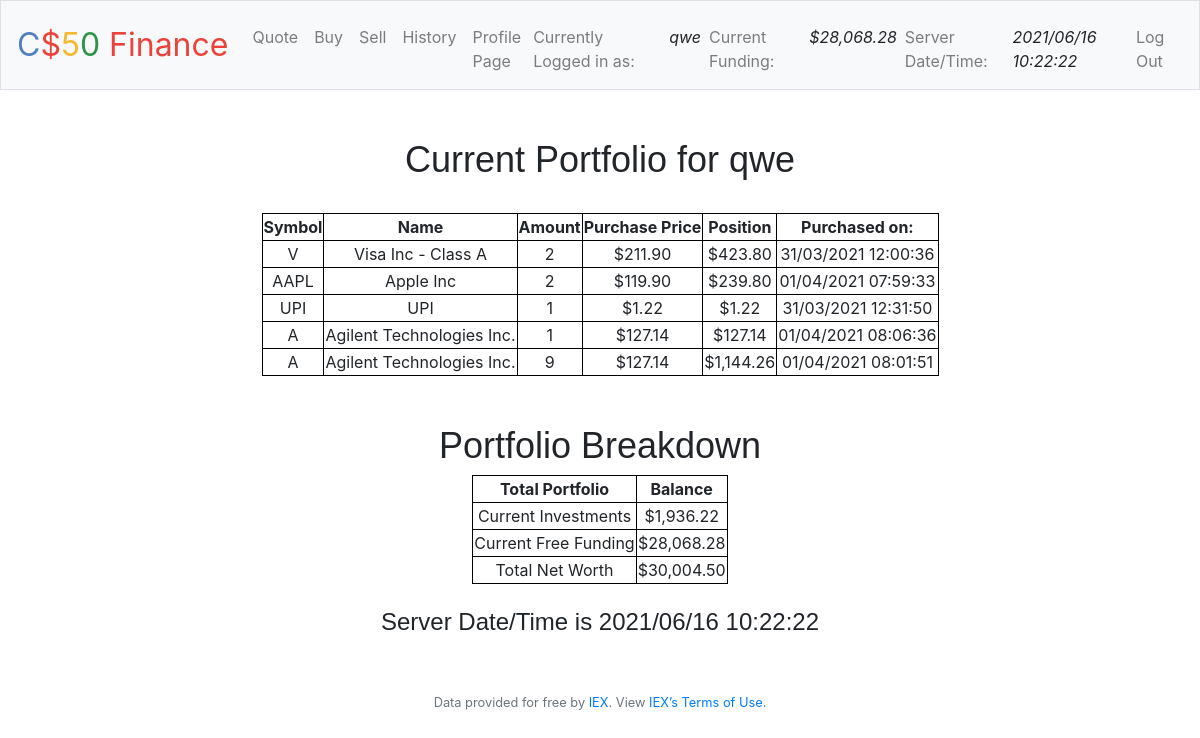
Screenshot of / (signed in) with the database file from the repository.
### tables this page shows
CREATE TABLE nowrecords
(
now_id INTEGER,
user_id INTEGER NOT NULL,
stock_symbol TEXT NOT NULL,
stock_name TEXT NOT NULL,
stock_amount NUMERIC NOT NULL,
stock_price NUMERIC NOT NULL,
time DATETIME,
PRIMARY KEY(now_id),
FOREIGN KEY(user_id) REFERENCES users(id)
);

### application.py (the view)
@app.route("/")
@login_required
def index():
    session["current_time"] = datetime.now().strftime("%Y/%m/%d %H:%M:%S")
    nowrecords = db.execute("SELECT * FROM nowrecords where user_id = ?", session["user_id"])
    tmprecords = nowrecords
    userposition = 0
    usdstockprice = {}
    for tmprecords in tmprecords :
        userposition = userposition + (tmprecords["stock_price"] * tmprecords["stock_amount"] )
        usdstockprice[tmprecords["stock_price"]]=usd(tmprecords["stock_price"])
        usdstockprice[tmprecords["stock_price"] * tmprecords["stock_amount"]]=usd(tmprecords["stock_price"] * tmprecords["stock_amount"])
    print("userposition", userposition)
    print("usdstockprice", usdstockprice)
    usdposition = usd(userposition)
    usdtotalpos = usd(userposition + session["user_fund"])
    return render_template("index.html", nowrecords=nowrecords, usdstockprice=usdstockprice, usr=userposition, usd=usdposition, ust=usdtotalpos)

### application.py (called while the page is built)
@app.after_request
def after_request(response):
    response.headers["Cache-Control"] = "no-cache, no-store, must-revalidate"
    response.headers["Expires"] = 0
    response.headers["Pragma"] = "no-cache"
    return response

### helpers.py (called while the page is built)
def login_required(f):
    @wraps(f)
    def decorated_function(*args, **kwargs):
        if session.get("user_id") is None:
            return redirect("/login")
        return f(*args, **kwargs)
    return decorated_function

def usd(value):
    return f"${value:,.2f}"

### templates/index.html (shortened to what this page needs)
{% extends "layout.html" %}
{% block main %}
    <h1>Current Portfolio for {{ session.user_name }}</h1>
    <br>
    <table align="center">
        <thead>
            <tr>
                <th>Symbol</th>
                <th>Name</th>
                <th>Amount</th>
                <th>Purchase Price</th>
                <th>Position</th>
                <th>Purchased on:</th>
            </tr>
        </thead>
        <tbody>
            {% for nowrecords in nowrecords %}
            <tr>
                <td> {{ nowrecords.stock_symbol}}  </td>
                <td> {{ nowrecords.stock_name}} </td>
                <td> {{ nowrecords.stock_amount}} </td>
                <td> {{ usdstockprice[nowrecords.stock_price]}} </td>
                <td> {{ usdstockprice[nowrecords.stock_amount * nowrecords.stock_price] }} </td>
                <td> {{ nowrecords.time}} </td>
            </tr>
            {% endfor %}
        </tbody>
    </table>
    <br><br>
    <h1>Portfolio Breakdown</h1>
    <table align="center">
        <thead>
            <tr>
                <th>Total Portfolio <Worth></Worth></th>
                <th>Balance</th>
            </tr>
        </thead>
        <tbody>
            <tr>
                <td> Current Investments </td>
                <td> {{ usd }} </td>
            </tr>
            <tr>
                <td> Current Free Funding </td>
                <td> {{session.user_balance}} </td>
            </tr>
            <tr>
                <td> Total Net Worth </td>
                <td> {{ust}} </td>
            </tr>
        </tbody>
    </table>
    <br>
    <h2>
        Server Date/Time is {{ session.current_time }}
    </h2>
{% endblock %}

### static/styles.css (style rules this page uses)
h1 { font-family: 'Montserrat', sans-serif; font-size: 36px; text-align: center; }
h2 { font-family: 'Montserrat', sans-serif; font-size: 24px; text-align: center; }
table, th, td { border: 1px solid black; }

### rows the page displays
nowrecords: stock_symbol "V", stock_name "Visa Inc - Class A", stock_amount "2", stock_price "$211.90", stock_amount+stock_price "$423.80", time "31/03/2021 12:00:36"
nowrecords: stock_symbol "AAPL", stock_name "Apple Inc", stock_amount "2", stock_price "$119.90", stock_amount+stock_price "$239.80", time "01/04/2021 07:59:33"
nowrecords: stock_symbol "UPI", stock_name "UPI", stock_amount "1", stock_price "$1.22", stock_amount+stock_price "$1.22", time "31/03/2021 12:31:50"
nowrecords: stock_symbol "A", stock_name "Agilent Technologies Inc.", stock_amount "1", stock_price "$127.14", stock_amount+stock_price "$127.14", time "01/04/2021 08:06:36"
nowrecords: stock_symbol "A", stock_name "Agilent Technologies Inc.", stock_amount "9", stock_price "$127.14", stock_amount+stock_price "$1,144.26", time "01/04/2021 08:01:51"

### other values shown
{{ session.user_name }} "qwe"
{{ session.user_balance }} "$28,068.28"
{{ session.current_time }} "2021/06/16 10:22:22"
{{ usd }} "$1,936.22"
{{ ust }} "$30,004.50"
